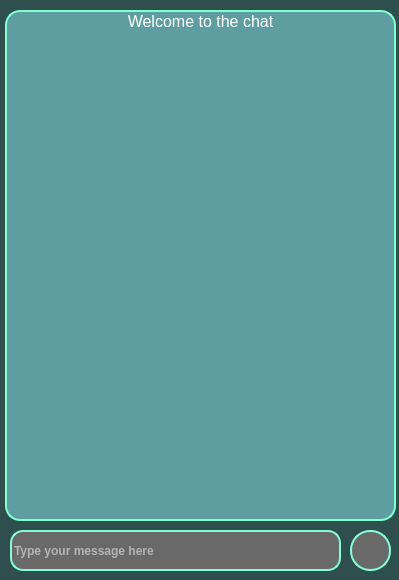
<?xml version="1.0" encoding="UTF-8"?>
<ui version="4.0">
 <class>MainWindow</class>
 <widget class="QMainWindow" name="MainWindow">
  <property name="enabled">
   <bool>true</bool>
  </property>
  <property name="geometry">
   <rect>
    <x>0</x>
    <y>0</y>
    <width>399</width>
    <height>580</height>
   </rect>
  </property>
  <property name="sizePolicy">
   <sizepolicy hsizetype="Preferred" vsizetype="Preferred">
    <horstretch>0</horstretch>
    <verstretch>0</verstretch>
   </sizepolicy>
  </property>
  <property name="minimumSize">
   <size>
    <width>399</width>
    <height>580</height>
   </size>
  </property>
  <property name="maximumSize">
   <size>
    <width>399</width>
    <height>580</height>
   </size>
  </property>
  <property name="contextMenuPolicy">
   <enum>Qt::ActionsContextMenu</enum>
  </property>
  <property name="windowTitle">
   <string>Chat</string>
  </property>
  <property name="windowIcon">
   <iconset>
    <normaloff>imgs/app_icon.png</normaloff>imgs/app_icon.png</iconset>
  </property>
  <property name="styleSheet">
   <string notr="true">background-color: #2F4F4F;
</string>
  </property>
  <property name="animated">
   <bool>false</bool>
  </property>
  <widget class="QWidget" name="centralwidget">
   <property name="styleSheet">
    <string notr="true">QLineEdit {
	color: white;
	background-color: #696969;
	border: 2px solid #7FFFD4;
	border-radius: 13;
}

QPushButton {
	background-color: #696969;
	border: 2px solid #7FFFD4;
	border-radius: 20;
}

QPushButton:hover {
	background-color: #7FFFD4;
}

QPushButton:pressed {
	background-color: #5F9EA0;
}

QListWidget { 
	color: white;
	background-color: #5F9EA0;
	border: 2px solid #7FFFD4;
	border-radius: 15;
}

</string>
   </property>
   <widget class="QLineEdit" name="input_message">
    <property name="enabled">
     <bool>true</bool>
    </property>
    <property name="geometry">
     <rect>
      <x>10</x>
      <y>530</y>
      <width>331</width>
      <height>41</height>
     </rect>
    </property>
    <property name="sizePolicy">
     <sizepolicy hsizetype="Preferred" vsizetype="Fixed">
      <horstretch>0</horstretch>
      <verstretch>0</verstretch>
     </sizepolicy>
    </property>
    <property name="maximumSize">
     <size>
      <width>16777215</width>
      <height>16777215</height>
     </size>
    </property>
    <property name="baseSize">
     <size>
      <width>0</width>
      <height>0</height>
     </size>
    </property>
    <property name="font">
     <font>
      <family>Arial</family>
      <pointsize>9</pointsize>
      <weight>75</weight>
      <bold>true</bold>
     </font>
    </property>
    <property name="tabletTracking">
     <bool>false</bool>
    </property>
    <property name="contextMenuPolicy">
     <enum>Qt::NoContextMenu</enum>
    </property>
    <property name="whatsThis">
     <string/>
    </property>
    <property name="styleSheet">
     <string notr="true"/>
    </property>
    <property name="text">
     <string/>
    </property>
    <property name="maxLength">
     <number>32766</number>
    </property>
    <property name="alignment">
     <set>Qt::AlignLeading|Qt::AlignLeft|Qt::AlignVCenter</set>
    </property>
    <property name="placeholderText">
     <string>Type your message here</string>
    </property>
   </widget>
   <widget class="QPushButton" name="send_message_button">
    <property name="geometry">
     <rect>
      <x>350</x>
      <y>530</y>
      <width>41</width>
      <height>41</height>
     </rect>
    </property>
    <property name="styleSheet">
     <string notr="true"/>
    </property>
    <property name="text">
     <string/>
    </property>
    <property name="icon">
     <iconset>
      <normaloff>../imgs/send_message_icon.png</normaloff>../imgs/send_message_icon.png</iconset>
    </property>
    <property name="iconSize">
     <size>
      <width>25</width>
      <height>25</height>
     </size>
    </property>
   </widget>
   <widget class="QListWidget" name="chat_list">
    <property name="geometry">
     <rect>
      <x>5</x>
      <y>10</y>
      <width>391</width>
      <height>511</height>
     </rect>
    </property>
    <item>
     <property name="text">
      <string>Welcome to the chat</string>
     </property>
     <property name="font">
      <font>
       <pointsize>12</pointsize>
      </font>
     </property>
     <property name="textAlignment">
      <set>AlignCenter</set>
     </property>
    </item>
   </widget>
   <zorder>send_message_button</zorder>
   <zorder>input_message</zorder>
   <zorder>chat_list</zorder>
  </widget>
 </widget>
 <resources/>
 <connections/>
</ui>
